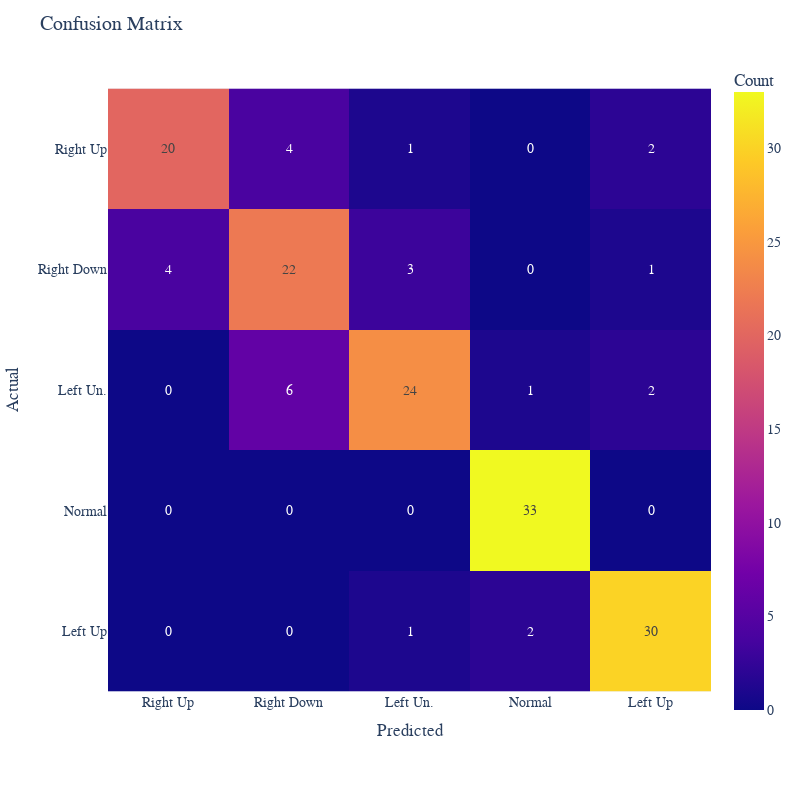

Here is the notebook cell this chart was saved with:
### Code cell
conf_matrix = confusion_matrix(y, pred)

class_names = ['Right Up', 'Right Down', 'Left Un.', 'Normal', 'Left Up']


# Create a DataFrame from the confusion matrix
confusion_df = pd.DataFrame(conf_matrix,
                             columns=[f'{class_names[i]}' for i in range(conf_matrix.shape[1])],
                             index=[f'{class_names[i]}' for i in range(conf_matrix.shape[0])])


# Plot the heatmap
heatmap = px.imshow(confusion_df, labels=dict(x="Predicted", y="Actual", color="Count"), text_auto=True)

heatmap.update_layout(title='Confusion Matrix',
                      xaxis_nticks=5, yaxis_nticks=5,
                      font=dict(size=14, family='Courier New, monospace'),
                      width=800, height=800)

heatmap.show()

heatmap.write_image('random_forest.pdf')

### Figure 1 — Plotly figure (JSON) as saved in the notebook; plotly's stock layout.template omitted (floating-point values rounded to 4 significant figures)
{"data": [{"coloraxis": "coloraxis", "hovertemplate": "Predicted: %{x}<br>Actual: %{y}<br>Count: %{z}<extra></extra>", "name": "0", "texttemplate": "%{z}", "type": "heatmap", "x": ["Right Up", "Right Down", "Left Un.", "Normal", "Left Up"], "xaxis": "x", "y": ["Right Up", "Right Down", "Left Un.", "Normal", "Left Up"], "yaxis": "y", "z": [[20, 4, 1, 0, 2], [4, 22, 3, 0, 1], [0, 6, 24, 1, 2], [0, 0, 0, 33, 0], [0, 0, 1, 2, 30]]}], "layout": {"coloraxis": {"colorbar": {"title": {"text": "Count"}}, "colorscale": [[0, "#0d0887"], [0.1111, "#46039f"], [0.2222, "#7201a8"], [0.3333, "#9c179e"], [0.4444, "#bd3786"], [0.5556, "#d8576b"], [0.6667, "#ed7953"], [0.7778, "#fb9f3a"], [0.8889, "#fdca26"], [1, "#f0f921"]]}, "font": {"family": "Courier New, monospace", "size": 14}, "height": 800, "margin": {"t": 60}, "title": {"text": "Confusion Matrix"}, "width": 800, "xaxis": {"anchor": "y", "constrain": "domain", "domain": [0, 1], "nticks": 5, "scaleanchor": "y", "title": {"text": "Predicted"}}, "yaxis": {"anchor": "x", "autorange": "reversed", "constrain": "domain", "domain": [0, 1], "nticks": 5, "title": {"text": "Actual"}}}}
